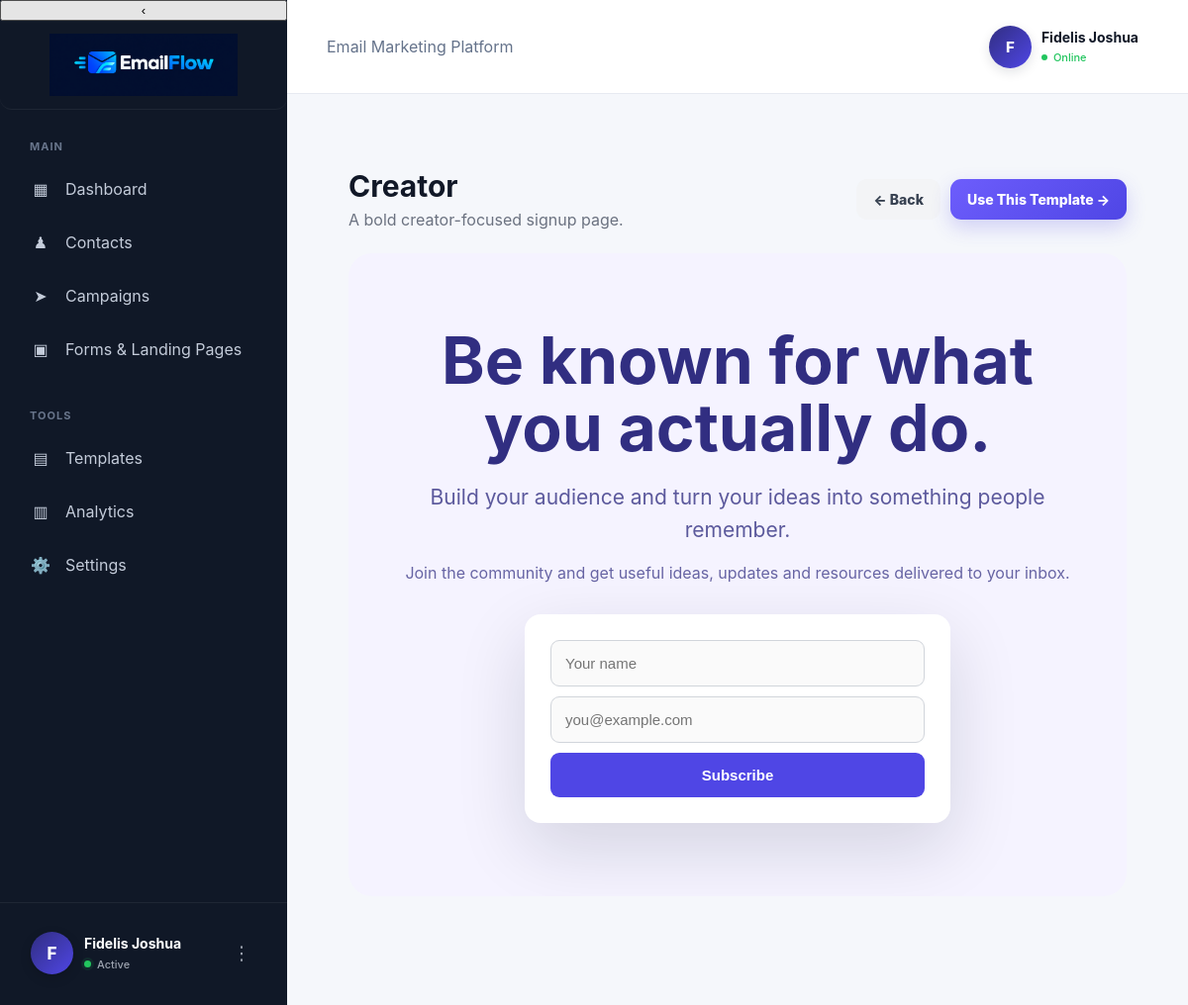
Page /landing-pages/templates/1/preview (signed in) on the committed database.
### models.py (models this page shows, shortened)
class User(db.Model):
    __tablename__ = "users"
    id = db.Column(
        db.Integer,
        primary_key=True
    )
    name = db.Column(
        db.String(100),
        nullable=False
    )
    email = db.Column(
        db.String(120),
        unique=True,
        nullable=False
    )
    password = db.Column(
        db.String(255),
        nullable=False
    )
    email_verified = db.Column(
        db.Boolean,
        default=False,
        nullable=False
    )
    email_verified_at = db.Column(
        db.DateTime,
        nullable=True
    )

class LandingPageTemplate(db.Model):
    __tablename__ = "landing_page_templates"
    id = db.Column(db.Integer, primary_key=True)
    name = db.Column(db.String(150), nullable=False)
    category = db.Column(
        db.String(100),
        nullable=False,
        default="General"
    )
    description = db.Column(db.Text, nullable=True)
    style = db.Column(
        db.String(50),
        nullable=False,
        default="classic"
    )
    headline = db.Column(db.String(255), nullable=False)
    subheadline = db.Column(db.String(500), nullable=True)
    description_text = db.Column(db.Text, nullable=True)
    button_text = db.Column(
        db.String(100),
        nullable=False,
        default="Get Started"
    )
    is_system_template = db.Column(
        db.Boolean,
        nullable=False,
        default=True
    )
    created_by = db.Column(
        db.Integer,
        db.ForeignKey("users.id"),
        nullable=True
    )
    created_at = db.Column(
        db.DateTime,
        default=datetime.now(UTC),
        nullable=False
    )

### app.py (the view)
@app.route("/landing-pages/templates/<int:template_id>/preview")
def preview_landing_template(template_id):
    if "user_id" not in session:
        return redirect(url_for("login"))
    template = LandingPageTemplate.query.filter_by(
        id=template_id,
        is_system_template=True
    ).first_or_404()
    return render_template(
        "preview_landing_template.html",
        template=template
    )

### app.py (called while the page is built)
@app.context_processor
def inject_current_user():
    user = None
    if "user_id" in session:
        user = db.session.get(
            User,
            session["user_id"]
        )
    return {
        "current_user": user
    }

### templates/preview_landing_template.html (shortened to what this page needs)
{% extends "dashboard_base.html" %}
{% block content %}
<div class="preview-page">
    <div class="preview-header">
        <div>
            <h1>
                {{ template.name }}
            </h1>
            <p>
                {{ template.description }}
            </p>
        </div>
        <div class="preview-actions">
            <a
                class="btn btn-light"
                href="{{ url_for('landing_pages') }}"
            >
                ← Back
            </a>
            <a
                class="btn btn-primary"
                href="{{ url_for(
                    'create_landing_page',
                    template_id=template.id
                ) }}"
            >
                Use This Template →
            </a>
        </div>
    </div>
    <div class="landing-preview {{ template.style }}">
        <div class="preview-inner">
            <h2>
                {{ template.headline }}
            </h2>
            {% if template.subheadline %}
            <div class="subheadline">
                {{ template.subheadline }}
            </div>
            {% endif %}
            {% if template.description_text %}
            <div class="description">
                {{ template.description_text }}
            </div>
            {% endif %}
            <div class="preview-form">
                <input
                    type="text"
                    placeholder="Your name"
                    disabled
                >
                <input
                    type="email"
                    placeholder="you@example.com"
                    disabled
                >
                <button type="button">
                    {{ template.button_text }}
                </button>
            </div>
        </div>
    </div>
</div>
{% endblock %}

### templates/dashboard_base.html (shortened to what this page needs)
<!DOCTYPE html>
<html lang="en">
<head>
    <link
        rel="stylesheet"
        href="{{ url_for('static', filename='css/style.css') }}"
    >
</head>
<body>
<div class="app-shell">
    <aside class="sidebar">
        <button
            type="button"
            class="sidebar-collapse-button"
            id="sidebarCollapseButton"
            aria-label="Collapse sidebar"
            title="Collapse sidebar"
        >
            ‹
        </button>
        <a
            href="{{ url_for('dashboard') }}"
            class="sidebar-brand"
        >
            <img
                src="{{ url_for('static', filename='images/emailflow-logo.png') }}"
                alt="EmailFlow"
                class="emailflow-logo"
            >
        </a>
        <div class="nav-section">
            <div class="nav-title">
                MAIN
            </div>
            <a
                href="{{ url_for('dashboard') }}"
                class="nav-item {% if request.endpoint == 'dashboard' %}active{% endif %}"
                data-tooltip="Dashboard"
            >
                <span class="nav-icon">
                    ▦
                </span>
                Dashboard
            </a>
            <a
                href="{{ url_for('contacts') }}"
                class="nav-item {% if request.endpoint == 'contacts' %}active{% endif %}"
                data-tooltip="Contacts"
            >
                <span class="nav-icon">
                    ♟
                </span>
                Contacts
            </a>
            <a
                href="{{ url_for('campaigns') }}"
                class="nav-item {% if request.endpoint == 'campaigns' %}active{% endif %}"
                data-tooltip="Campaigns"
            >
                <span class="nav-icon">
                    ➤
                </span>
                Campaigns
            </a>
            <a
                href="{{ url_for('forms') }}"
                class="nav-item {% if request.endpoint == 'forms' %}active{% endif %}"
                data-tooltip="forms"
            >
                <span class="nav-icon">
                    ▣
                </span>
                Forms & Landing Pages
            </a>
        </div>
        <div class="nav-section">
            <div class="nav-title">
                TOOLS
            </div>
            <a
                href="{{ url_for('templates') }}"
                class="nav-item {% if request.endpoint == 'templates' %}active{% endif %}"
                data-tooltip="templates"
            >
                <span class="nav-icon">
                    ▤
                </span>
                Templates
            </a>
            <a
                href="{{ url_for('analytics') }}"
                class="nav-item {% if request.endpoint == 'analytics' %}active{% endif %}"
                data-tooltip="analytics"
            >
                <span class="nav-icon">
                    ▥
                </span>
                <span>
                    Analytics
                </span>
            </a>
            <a
                href="{{ url_for('settings') }}"
                class="nav-item"
                data-tooltip="settings"
            >
                <span class="nav-icon">
                    ⚙️
                </span>
                <span>
                    Settings
                </span>
            </a>
        </div>
        <div class="sidebar-account-area">
            <button
                type="button"
                class="sidebar-account-button"
                id="sidebarAccountButton"
                aria-expanded="false"
                aria-controls="sidebarAccountMenu"
            >
                <span class="sidebar-account-avatar">
                    {% if session.get("user_name") %}
                        {{ session.get("user_name")[0]|upper }}
                    {% else %}
                        U
                    {% endif %}
                </span>
                <span class="sidebar-account-info">
                    <span class="sidebar-account-name">
                        {{ session.get("user_name", "Account") }}
                    </span>
                    <span class="sidebar-account-status">
                        <span class="sidebar-account-status-dot"></span>
                        <span>
                            Active
                        </span>
                    </span>
                </span>
                <span
                    class="sidebar-account-dots"
                    aria-hidden="true"
                >
                    ⋮
                </span>
            </button>
        </div>
    </aside>
    <main class="main-area">
        <header class="topbar">
            <div class="topbar-title">
                Email Marketing Platform
            </div>
            <div class="topbar-account-wrapper">
                <button
                    type="button"
                    class="topbar-account"
                    id="topbarAccountButton"
                    aria-expanded="false"
                    aria-controls="topbarAccountMenu"
                >
                    <div class="topbar-avatar">
                        {% if session.get("user_name") %}
                            {{ session.get("user_name")[0]|upper }}
                        {% else %}
                            U
                        {% endif %}
                    </div>
                    <div>
                        <strong class="topbar-account-name">
                            {{ session.get("user_name", "Account") }}
                        </strong>
                        <div class="topbar-account-status">
                            <span class="topbar-account-status-dot"></span>
                            Online
                        </div>
                    </div>
                </button>
            </div>
        </header>
        <section class="page-content">
            {% block content %}
            {% endblock %}
        </section>
    </main>
</div>
</body>
</html>

### static/css/style.css (style rules this page uses)
* { box-sizing: border-box; }
body { margin: 0; font-family: Inter, Arial, sans-serif; color: #111827; background: #f5f7fb; }
a { text-decoration: none; }
.app-shell { display: flex; min-height: 100vh; }
.sidebar { width: 290px; background: #101827; color: white; position: fixed; top: 0; bottom: 0; left: 0; display: flex; flex-direction: column; }
.sidebar-brand { padding: 25px; display: flex; align-items: center; gap: 12px; border-bottom: 1px solid rgba(255,255,255,0.06); }
.nav-section { padding: 30px 16px 0; }
.nav-title { color: #68758b; font-size: 11px; font-weight: 700; letter-spacing: 1px; padding: 0 14px 12px; }
.nav-item { display: flex; align-items: center; gap: 14px; color: #c4ccda; padding: 14px; margin-bottom: 6px; border-radius: 10px; transition: 0.2s; }
.nav-icon { width: 22px; text-align: center; }
.account-avatar, .topbar-avatar { width: 40px; height: 40px; border-radius: 50%; background: #242f46; display: flex; align-items: center; justify-content: center; }
.main-area { margin-left: 290px; width: calc(100% - 290px); min-height: 100vh; }
.topbar { height: 95px; background: white; border-bottom: 1px solid #e7eaf1; display: flex; align-items: center; justify-content: space-between; padding: 0 40px; }
.topbar-title { color: #65738b; }
.topbar-account { display: flex; align-items: center; gap: 12px; }
.page-content { padding: 40px; }

### templates/dashboard_base.html (style rules this page uses)
.sidebar-account-area { position: relative; margin-top: auto; padding: 18px 20px 20px; border-top: 1px solid rgba(255, 255, 255, 0.06); }
.sidebar-brand { display: flex; align-items: center; justify-content: center; width: 100%; height: 90px; padding: 5px 12px; box-sizing: border-box; text-decoration: none; border-radius: 12px; cursor: pointer; transition: background 0.18s ease, transform 0.18s ease; }
.emailflow-logo { display: block; width: 190px; max-width: 100%; height: auto; object-fit: contain; }
.sidebar-account-button { position: relative; width: 100%; display: flex; align-items: center; gap: 11px; padding: 10px 10px; border: 1px solid transparent; border-radius: 13px; background: transparent; color: #ffffff; text-align: left; cursor: pointer; transition: background 0.18s ease, border-color 0.18s ease; font-family: inherit; }
.sidebar-account-avatar { width: 43px; height: 43px; min-width: 43px; display: flex; align-items: center; justify-content: center; border-radius: 50%; background: linear-gradient( 135deg, #312e81, #4f46e5 ); color: #ffffff; font-size: 17px; font-weight: 800; box-shadow: 0 4px 12px rgba(0, 0, 0, 0.16); }
.sidebar-account-info { flex: 1; min-width: 0; }
.sidebar-account-name { display: block; max-width: 180px; overflow: hidden; text-overflow: ellipsis; white-space: nowrap; color: #ffffff; font-size: 14px; font-weight: 700; line-height: 1.3; }
.sidebar-account-status { display: flex; align-items: center; gap: 6px; margin-top: 4px; color: #9ca3af; font-size: 11px; font-weight: 500; }
.sidebar-account-status-dot { width: 7px; height: 7px; border-radius: 50%; background: #22c55e; box-shadow: 0 0 0 3px rgba(34, 197, 94, 0.10); }
.sidebar-account-dots { display: flex; align-items: center; justify-content: center; width: 30px; height: 30px; border-radius: 8px; color: #9ca3af; font-size: 19px; transition: background 0.18s ease, color 0.18s ease; }
.topbar { position: relative; }
.topbar-account-wrapper { position: relative; }
.topbar-account { display: flex; align-items: center; gap: 10px; padding: 7px 9px; border: 1px solid transparent; border-radius: 12px; background: transparent; cursor: pointer; transition: background 0.18s ease, border-color 0.18s ease; font-family: inherit; text-align: left; }
.topbar-avatar { width: 43px; height: 43px; min-width: 43px; display: flex; align-items: center; justify-content: center; border-radius: 50%; background: linear-gradient( 135deg, #312e81, #4f46e5 ); color: #ffffff; font-size: 15px; font-weight: 800; box-shadow: 0 4px 12px rgba(15, 23, 42, 0.12); }
.topbar-account-name { display: block; max-width: 180px; overflow: hidden; text-overflow: ellipsis; white-space: nowrap; color: #111827; font-size: 14px; font-weight: 700; line-height: 1.3; }
.topbar-account-status { display: flex; align-items: center; gap: 6px; margin-top: 3px; color: #22c55e; font-size: 11px; font-weight: 500; }
.topbar-account-status-dot { width: 6px; height: 6px; border-radius: 50%; background: #22c55e; }

### rows in the picture
User: get "Fidelis Joshua"
LandingPageTemplate: name "Creator", description "A bold creator-focused signup page.", headline "Be known for what you actually do.", subheadline "Build your audience and turn your ideas into something people remember.", description_text "Join the community and get useful ideas, updates and resources delivered to your inbox.", button_text "Subscribe"

### other values in the picture
{{ session.get("user_name")[0]|upper }} "F"
